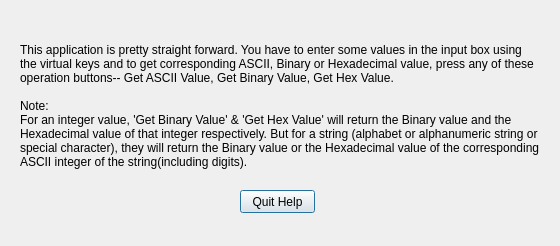
<?xml version="1.0" encoding="UTF-8"?>
<ui version="4.0">
 <class>Dialog</class>
 <widget class="QDialog" name="Dialog">
  <property name="geometry">
   <rect>
    <x>0</x>
    <y>0</y>
    <width>560</width>
    <height>246</height>
   </rect>
  </property>
  <property name="minimumSize">
   <size>
    <width>560</width>
    <height>246</height>
   </size>
  </property>
  <property name="maximumSize">
   <size>
    <width>560</width>
    <height>246</height>
   </size>
  </property>
  <property name="windowTitle">
   <string>Encodex Help</string>
  </property>
  <widget class="QLabel" name="label">
   <property name="geometry">
    <rect>
     <x>20</x>
     <y>30</y>
     <width>521</width>
     <height>151</height>
    </rect>
   </property>
   <property name="text">
    <string>This application is pretty straight forward. You have to enter some values in the input box using the virtual keys and to get corresponding ASCII, Binary or Hexadecimal value, press any of these operation buttons-- Get ASCII Value, Get Binary Value, Get Hex Value.

Note:
For an integer value, 'Get Binary Value' &amp; 'Get Hex Value' will return the Binary value and the Hexadecimal value of that integer respectively. But for a string (alphabet or alphanumeric string or special character), they will return the Binary value or the Hexadecimal value of the corresponding ASCII integer of the string(including digits).</string>
   </property>
   <property name="textFormat">
    <enum>Qt::PlainText</enum>
   </property>
   <property name="wordWrap">
    <bool>true</bool>
   </property>
  </widget>
  <widget class="QPushButton" name="pushButton">
   <property name="geometry">
    <rect>
     <x>240</x>
     <y>190</y>
     <width>75</width>
     <height>23</height>
    </rect>
   </property>
   <property name="text">
    <string>Quit Help</string>
   </property>
  </widget>
 </widget>
 <resources/>
 <connections>
  <connection>
   <sender>pushButton</sender>
   <signal>clicked()</signal>
   <receiver>Dialog</receiver>
   <slot>close()</slot>
   <hints>
    <hint type="sourcelabel">
     <x>267</x>
     <y>211</y>
    </hint>
    <hint type="destinationlabel">
     <x>279</x>
     <y>122</y>
    </hint>
   </hints>
  </connection>
 </connections>
</ui>
